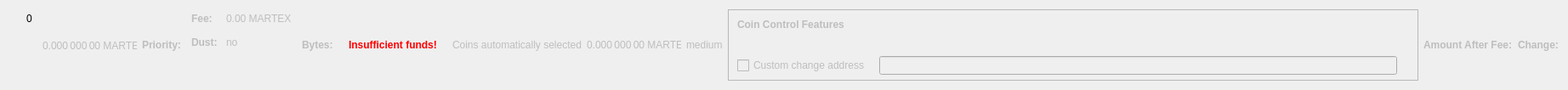
    <widget class="QWidget" name="dummyHideWidget" native="true">
     <property name="maximumSize">
      <size>
       <width>100</width>
       <height>1</height>
      </size>
     </property>
     <layout class="QHBoxLayout" name="dummyHideLayout">
      <item>
       <layout class="QFormLayout" name="formLayoutCoinControl1">
        <property name="horizontalSpacing">
         <number>10</number>
        </property>
        <property name="verticalSpacing">
         <number>14</number>
        </property>
        <property name="leftMargin">
         <number>10</number>
        </property>
        <property name="topMargin">
         <number>4</number>
        </property>
        <property name="rightMargin">
         <number>6</number>
        </property>
        <item row="0" column="1">
         <widget class="QLabel" name="labelCoinControlBytes">
          <property name="cursor">
           <cursorShape>IBeamCursor</cursorShape>
          </property>
          <property name="contextMenuPolicy">
           <enum>Qt::ActionsContextMenu</enum>
          </property>
          <property name="text">
           <string notr="true">0</string>
          </property>
          <property name="textInteractionFlags">
           <set>Qt::LinksAccessibleByMouse|Qt::TextSelectableByKeyboard|Qt::TextSelectableByMouse</set>
          </property>
         </widget>
        </item>
       </layout>
      </item>
      <item>
       <widget class="QLabel" name="labelCoinControlAfterFee">
        <property name="enabled">
         <bool>false</bool>
        </property>
        <property name="sizePolicy">
         <sizepolicy hsizetype="Fixed" vsizetype="Fixed">
          <horstretch>0</horstretch>
          <verstretch>0</verstretch>
         </sizepolicy>
        </property>
        <property name="minimumSize">
         <size>
          <width>111</width>
          <height>12</height>
         </size>
        </property>
        <property name="maximumSize">
         <size>
          <width>111</width>
          <height>12</height>
         </size>
        </property>
        <property name="cursor">
         <cursorShape>IBeamCursor</cursorShape>
        </property>
        <property name="contextMenuPolicy">
         <enum>Qt::ActionsContextMenu</enum>
        </property>
        <property name="text">
         <string notr="true">0.000 000 00 MARTEX</string>
        </property>
        <property name="textInteractionFlags">
         <set>Qt::LinksAccessibleByMouse|Qt::TextSelectableByKeyboard|Qt::TextSelectableByMouse</set>
        </property>
       </widget>
      </item>
      <item>
       <widget class="QLabel" name="labelCoinControlPriorityText">
        <property name="enabled">
         <bool>false</bool>
        </property>
        <property name="font">
         <font>
          <weight>75</weight>
          <bold>true</bold>
         </font>
        </property>
        <property name="text">
         <string>Priority:</string>
        </property>
       </widget>
      </item>
      <item>
       <layout class="QHBoxLayout" name="horizontalLayout"/>
      </item>
      <item>
       <layout class="QFormLayout" name="formLayoutCoinControl3">
        <property name="horizontalSpacing">
         <number>10</number>
        </property>
        <property name="verticalSpacing">
         <number>14</number>
        </property>
        <property name="leftMargin">
         <number>6</number>
        </property>
        <property name="topMargin">
         <number>4</number>
        </property>
        <property name="rightMargin">
         <number>6</number>
        </property>
        <item row="0" column="0">
         <widget class="QLabel" name="labelCoinControlFeeText">
          <property name="enabled">
           <bool>false</bool>
          </property>
          <property name="font">
           <font>
            <weight>75</weight>
            <bold>true</bold>
           </font>
          </property>
          <property name="text">
           <string>Fee:</string>
          </property>
          <property name="margin">
           <number>0</number>
          </property>
         </widget>
        </item>
        <item row="0" column="1">
         <widget class="QLabel" name="labelCoinControlFee">
          <property name="enabled">
           <bool>false</bool>
          </property>
          <property name="cursor">
           <cursorShape>IBeamCursor</cursorShape>
          </property>
          <property name="contextMenuPolicy">
           <enum>Qt::ActionsContextMenu</enum>
          </property>
          <property name="text">
           <string notr="true">0.00 MARTEX</string>
          </property>
          <property name="textInteractionFlags">
           <set>Qt::LinksAccessibleByMouse|Qt::TextSelectableByKeyboard|Qt::TextSelectableByMouse</set>
          </property>
         </widget>
        </item>
        <item row="1" column="0">
         <widget class="QLabel" name="labelCoinControlLowOutputText">
          <property name="enabled">
           <bool>false</bool>
          </property>
          <property name="font">
           <font>
            <weight>75</weight>
            <bold>true</bold>
           </font>
          </property>
          <property name="text">
           <string>Dust:</string>
          </property>
         </widget>
        </item>
        <item row="1" column="1">
         <widget class="QLabel" name="labelCoinControlLowOutput">
          <property name="enabled">
           <bool>false</bool>
          </property>
          <property name="cursor">
           <cursorShape>IBeamCursor</cursorShape>
          </property>
          <property name="contextMenuPolicy">
           <enum>Qt::ActionsContextMenu</enum>
          </property>
          <property name="text">
           <string>no</string>
          </property>
          <property name="textInteractionFlags">
           <set>Qt::LinksAccessibleByMouse|Qt::TextSelectableByKeyboard|Qt::TextSelectableByMouse</set>
          </property>
         </widget>
        </item>
       </layout>
      </item>
      <item>
       <widget class="QLabel" name="labelCoinControlBytesText">
        <property name="enabled">
         <bool>false</bool>
        </property>
        <property name="font">
         <font>
          <weight>75</weight>
          <bold>true</bold>
         </font>
        </property>
        <property name="text">
         <string>Bytes:</string>
        </property>
       </widget>
      </item>
      <item>
       <layout class="QFormLayout" name="formLayoutCoinControl2">
        <property name="horizontalSpacing">
         <number>10</number>
        </property>
        <property name="verticalSpacing">
         <number>14</number>
        </property>
        <property name="leftMargin">
         <number>6</number>
        </property>
        <property name="topMargin">
         <number>4</number>
        </property>
        <property name="rightMargin">
         <number>6</number>
        </property>
       </layout>
      </item>
      <item>
       <layout class="QHBoxLayout" name="horizontalLayoutCoinControl2">
        <property name="spacing">
         <number>8</number>
        </property>
        <property name="bottomMargin">
         <number>10</number>
        </property>
       </layout>
      </item>
      <item>
       <widget class="QLabel" name="labelCoinControlInsuffFunds">
        <property name="enabled">
         <bool>false</bool>
        </property>
        <property name="minimumSize">
         <size>
          <width>0</width>
          <height>0</height>
         </size>
        </property>
        <property name="font">
         <font>
          <weight>75</weight>
          <bold>true</bold>
         </font>
        </property>
        <property name="styleSheet">
         <string notr="true">color:red;font-weight:bold;</string>
        </property>
        <property name="text">
         <string>Insufficient funds!</string>
        </property>
        <property name="margin">
         <number>5</number>
        </property>
       </widget>
      </item>
      <item>
       <layout class="QFormLayout" name="formLayoutCoinControl4">
        <property name="horizontalSpacing">
         <number>10</number>
        </property>
        <property name="verticalSpacing">
         <number>14</number>
        </property>
        <property name="leftMargin">
         <number>6</number>
        </property>
        <property name="topMargin">
         <number>4</number>
        </property>
        <property name="rightMargin">
         <number>6</number>
        </property>
       </layout>
      </item>
      <item>
       <widget class="QLabel" name="labelCoinControlAutomaticallySelected">
        <property name="enabled">
         <bool>false</bool>
        </property>
        <property name="sizePolicy">
         <sizepolicy hsizetype="Fixed" vsizetype="Fixed">
          <horstretch>0</horstretch>
          <verstretch>0</verstretch>
         </sizepolicy>
        </property>
        <property name="minimumSize">
         <size>
          <width>0</width>
          <height>0</height>
         </size>
        </property>
        <property name="maximumSize">
         <size>
          <width>240</width>
          <height>16777215</height>
         </size>
        </property>
        <property name="text">
         <string>Coins automatically selected</string>
        </property>
        <property name="margin">
         <number>5</number>
        </property>
       </widget>
      </item>
      <item>
       <widget class="QLabel" name="labelCoinControlChange">
        <property name="enabled">
         <bool>false</bool>
        </property>
        <property name="sizePolicy">
         <sizepolicy hsizetype="Fixed" vsizetype="Fixed">
          <horstretch>0</horstretch>
          <verstretch>0</verstretch>
         </sizepolicy>
        </property>
        <property name="minimumSize">
         <size>
          <width>111</width>
          <height>0</height>
         </size>
        </property>
        <property name="maximumSize">
         <size>
          <width>111</width>
          <height>16777215</height>
         </size>
        </property>
        <property name="cursor">
         <cursorShape>IBeamCursor</cursorShape>
        </property>
        <property name="contextMenuPolicy">
         <enum>Qt::ActionsContextMenu</enum>
        </property>
        <property name="text">
         <string notr="true">0.000 000 00 MARTEX</string>
        </property>
        <property name="textInteractionFlags">
         <set>Qt::LinksAccessibleByMouse|Qt::TextSelectableByKeyboard|Qt::TextSelectableByMouse</set>
        </property>
       </widget>
      </item>
      <item>
       <widget class="QLabel" name="labelCoinControlPriority">
        <property name="enabled">
         <bool>false</bool>
        </property>
        <property name="cursor">
         <cursorShape>IBeamCursor</cursorShape>
        </property>
        <property name="contextMenuPolicy">
         <enum>Qt::ActionsContextMenu</enum>
        </property>
        <property name="text">
         <string>medium</string>
        </property>
        <property name="textInteractionFlags">
         <set>Qt::LinksAccessibleByMouse|Qt::TextSelectableByKeyboard|Qt::TextSelectableByMouse</set>
        </property>
       </widget>
      </item>
      <item>
       <widget class="QFrame" name="frameCoinControl">
        <property name="sizePolicy">
         <sizepolicy hsizetype="Expanding" vsizetype="Expanding">
          <horstretch>0</horstretch>
          <verstretch>0</verstretch>
         </sizepolicy>
        </property>
        <property name="maximumSize">
         <size>
          <width>16777215</width>
          <height>16777215</height>
         </size>
        </property>
        <property name="frameShape">
         <enum>QFrame::StyledPanel</enum>
        </property>
        <property name="frameShadow">
         <enum>QFrame::Sunken</enum>
        </property>
        <layout class="QVBoxLayout" name="verticalLayoutCoinControl2_2">
         <property name="spacing">
          <number>0</number>
         </property>
         <property name="leftMargin">
          <number>0</number>
         </property>
         <property name="topMargin">
          <number>0</number>
         </property>
         <property name="rightMargin">
          <number>0</number>
         </property>
         <property name="bottomMargin">
          <number>6</number>
         </property>
         <item>
          <layout class="QVBoxLayout" name="verticalLayoutCoinControl" stretch="0,0,0,1">
           <property name="spacing">
            <number>0</number>
           </property>
           <property name="leftMargin">
            <number>10</number>
           </property>
           <property name="topMargin">
            <number>10</number>
           </property>
           <item>
            <layout class="QHBoxLayout" name="horizontalLayoutCoinControl1">
             <property name="bottomMargin">
              <number>15</number>
             </property>
             <item>
              <widget class="QLabel" name="labelCoinControlFeatures">
               <property name="enabled">
                <bool>false</bool>
               </property>
               <property name="sizePolicy">
                <sizepolicy hsizetype="Preferred" vsizetype="Maximum">
                 <horstretch>0</horstretch>
                 <verstretch>0</verstretch>
                </sizepolicy>
               </property>
               <property name="font">
                <font>
                 <weight>75</weight>
                 <bold>true</bold>
                </font>
               </property>
               <property name="styleSheet">
                <string notr="true">font-weight:bold;</string>
               </property>
               <property name="text">
                <string>Coin Control Features</string>
               </property>
              </widget>
             </item>
            </layout>
           </item>
           <item>
            <widget class="QWidget" name="widgetCoinControl" native="true">
             <property name="sizePolicy">
              <sizepolicy hsizetype="Preferred" vsizetype="Preferred">
               <horstretch>0</horstretch>
               <verstretch>0</verstretch>
              </sizepolicy>
             </property>
             <property name="minimumSize">
              <size>
               <width>0</width>
               <height>0</height>
              </size>
             </property>
             <property name="styleSheet">
              <string notr="true"/>
             </property>
             <layout class="QHBoxLayout" name="horizontalLayoutCoinControl5_2">
              <property name="leftMargin">
               <number>0</number>
              </property>
              <property name="topMargin">
               <number>0</number>
              </property>
              <property name="rightMargin">
               <number>0</number>
              </property>
              <property name="bottomMargin">
               <number>0</number>
              </property>
              <item>
               <layout class="QHBoxLayout" name="horizontalLayoutCoinControl3">
                <property name="spacing">
                 <number>20</number>
                </property>
                <property name="topMargin">
                 <number>0</number>
                </property>
                <property name="bottomMargin">
                 <number>10</number>
                </property>
               </layout>
              </item>
             </layout>
            </widget>
           </item>
           <item>
            <layout class="QHBoxLayout" name="horizontalLayoutCoinControl4" stretch="0,0,0">
             <property name="spacing">
              <number>12</number>
             </property>
             <property name="sizeConstraint">
              <enum>QLayout::SetDefaultConstraint</enum>
             </property>
             <property name="topMargin">
              <number>5</number>
             </property>
             <property name="rightMargin">
              <number>5</number>
             </property>
             <item>
              <widget class="QCheckBox" name="checkBoxCoinControlChange">
               <property name="enabled">
                <bool>false</bool>
               </property>
               <property name="toolTip">
                <string>If this is activated, but the change address is empty or invalid, change will be sent to a newly generated address.</string>
               </property>
               <property name="text">
                <string>Custom change address</string>
               </property>
              </widget>
             </item>
             <item>
              <widget class="QValidatedLineEdit" name="lineEditCoinControlChange">
               <property name="enabled">
                <bool>false</bool>
               </property>
               <property name="sizePolicy">
                <sizepolicy hsizetype="Expanding" vsizetype="Fixed">
                 <horstretch>0</horstretch>
                 <verstretch>0</verstretch>
                </sizepolicy>
               </property>
              </widget>
             </item>
             <item>
              <widget class="QLabel" name="labelCoinControlChangeLabel_2">
               <property name="sizePolicy">
                <sizepolicy hsizetype="Preferred" vsizetype="Expanding">
                 <horstretch>0</horstretch>
                 <verstretch>0</verstretch>
                </sizepolicy>
               </property>
               <property name="minimumSize">
                <size>
                 <width>0</width>
                 <height>0</height>
                </size>
               </property>
               <property name="text">
                <string/>
               </property>
               <property name="margin">
                <number>3</number>
               </property>
              </widget>
             </item>
            </layout>
           </item>
           <item>
            <spacer name="verticalSpacerCoinControl">
             <property name="orientation">
              <enum>Qt::Vertical</enum>
             </property>
             <property name="sizeHint" stdset="0">
              <size>
               <width>800</width>
               <height>1</height>
              </size>
             </property>
            </spacer>
           </item>
          </layout>
         </item>
        </layout>
       </widget>
      </item>
      <item>
       <widget class="QLabel" name="labelCoinControlAfterFeeText">
        <property name="enabled">
         <bool>false</bool>
        </property>
        <property name="minimumSize">
         <size>
          <width>0</width>
          <height>0</height>
         </size>
        </property>
        <property name="maximumSize">
         <size>
          <width>16777215</width>
          <height>16777215</height>
         </size>
        </property>
        <property name="font">
         <font>
          <weight>75</weight>
          <bold>true</bold>
         </font>
        </property>
        <property name="text">
         <string>Amount After Fee:</string>
        </property>
        <property name="alignment">
         <set>Qt::AlignLeading|Qt::AlignLeft|Qt::AlignVCenter</set>
        </property>
        <property name="margin">
         <number>0</number>
        </property>
       </widget>
      </item>
      <item>
       <widget class="QLabel" name="labelCoinControlChangeText">
        <property name="enabled">
         <bool>false</bool>
        </property>
        <property name="sizePolicy">
         <sizepolicy hsizetype="Preferred" vsizetype="Preferred">
          <horstretch>0</horstretch>
          <verstretch>0</verstretch>
         </sizepolicy>
        </property>
        <property name="minimumSize">
         <size>
          <width>0</width>
          <height>0</height>
         </size>
        </property>
        <property name="maximumSize">
         <size>
          <width>16777215</width>
          <height>16777215</height>
         </size>
        </property>
        <property name="font">
         <font>
          <weight>75</weight>
          <bold>true</bold>
         </font>
        </property>
        <property name="text">
         <string>Change:</string>
        </property>
        <property name="alignment">
         <set>Qt::AlignLeading|Qt::AlignLeft|Qt::AlignVCenter</set>
        </property>
       </widget>
      </item>
     </layout>
    </widget>
